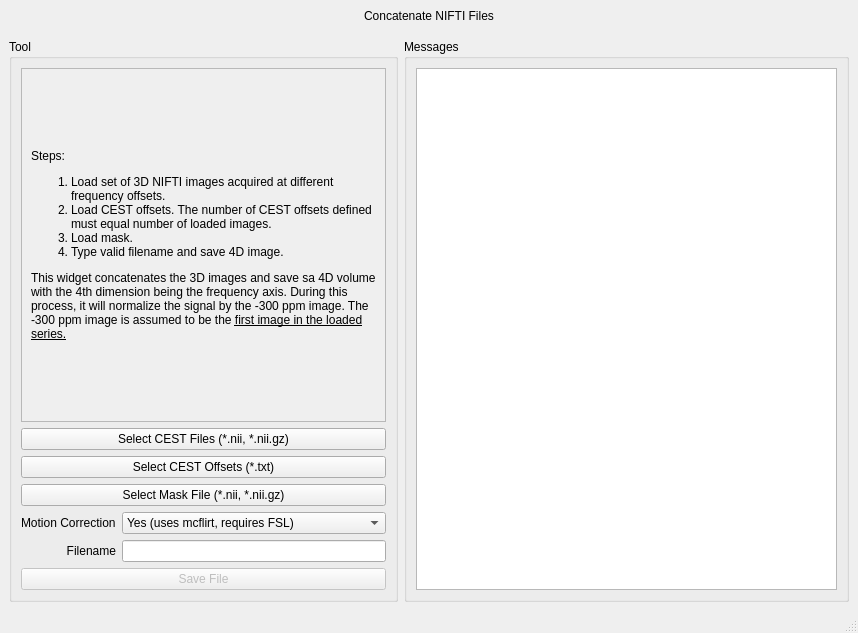
<?xml version="1.0" encoding="UTF-8"?>
<ui version="4.0">
 <class>MainWindow</class>
 <widget class="QMainWindow" name="MainWindow">
  <property name="geometry">
   <rect>
    <x>0</x>
    <y>0</y>
    <width>858</width>
    <height>633</height>
   </rect>
  </property>
  <property name="windowTitle">
   <string>ZESTY Concatenate</string>
  </property>
  <widget class="QWidget" name="centralwidget">
   <layout class="QGridLayout" name="gridLayout">
    <item row="1" column="0" colspan="2">
     <spacer name="verticalSpacer">
      <property name="orientation">
       <enum>Qt::Orientation::Vertical</enum>
      </property>
      <property name="sizeType">
       <enum>QSizePolicy::Policy::Fixed</enum>
      </property>
      <property name="sizeHint" stdset="0">
       <size>
        <width>20</width>
        <height>10</height>
       </size>
      </property>
     </spacer>
    </item>
    <item row="2" column="0">
     <widget class="QGroupBox" name="tool_box">
      <property name="sizePolicy">
       <sizepolicy hsizetype="Fixed" vsizetype="Preferred">
        <horstretch>0</horstretch>
        <verstretch>0</verstretch>
       </sizepolicy>
      </property>
      <property name="minimumSize">
       <size>
        <width>350</width>
        <height>0</height>
       </size>
      </property>
      <property name="title">
       <string>Tool</string>
      </property>
      <layout class="QGridLayout" name="gridLayout_2">
       <item row="6" column="0" colspan="2">
        <widget class="QPushButton" name="SaveFileButton">
         <property name="enabled">
          <bool>false</bool>
         </property>
         <property name="sizePolicy">
          <sizepolicy hsizetype="Preferred" vsizetype="Fixed">
           <horstretch>0</horstretch>
           <verstretch>0</verstretch>
          </sizepolicy>
         </property>
         <property name="text">
          <string>Save File</string>
         </property>
        </widget>
       </item>
       <item row="5" column="1">
        <widget class="QLineEdit" name="FilenameLineEdit">
         <property name="sizePolicy">
          <sizepolicy hsizetype="Expanding" vsizetype="Fixed">
           <horstretch>0</horstretch>
           <verstretch>0</verstretch>
          </sizepolicy>
         </property>
        </widget>
       </item>
       <item row="2" column="0" colspan="2">
        <widget class="QPushButton" name="SelectOffsetsButton">
         <property name="sizePolicy">
          <sizepolicy hsizetype="Preferred" vsizetype="Fixed">
           <horstretch>0</horstretch>
           <verstretch>0</verstretch>
          </sizepolicy>
         </property>
         <property name="text">
          <string>Select CEST Offsets (*.txt)</string>
         </property>
        </widget>
       </item>
       <item row="3" column="0" colspan="2">
        <widget class="QPushButton" name="SelectMaskButton">
         <property name="sizePolicy">
          <sizepolicy hsizetype="Preferred" vsizetype="Fixed">
           <horstretch>0</horstretch>
           <verstretch>0</verstretch>
          </sizepolicy>
         </property>
         <property name="text">
          <string>Select Mask File (*.nii, *.nii.gz)</string>
         </property>
        </widget>
       </item>
       <item row="1" column="0" colspan="2">
        <widget class="QPushButton" name="SelectFilesButton">
         <property name="sizePolicy">
          <sizepolicy hsizetype="Preferred" vsizetype="Fixed">
           <horstretch>0</horstretch>
           <verstretch>0</verstretch>
          </sizepolicy>
         </property>
         <property name="text">
          <string>Select CEST Files (*.nii, *.nii.gz)</string>
         </property>
        </widget>
       </item>
       <item row="5" column="0">
        <widget class="QLabel" name="file_label">
         <property name="sizePolicy">
          <sizepolicy hsizetype="Preferred" vsizetype="Fixed">
           <horstretch>0</horstretch>
           <verstretch>0</verstretch>
          </sizepolicy>
         </property>
         <property name="text">
          <string>Filename</string>
         </property>
         <property name="alignment">
          <set>Qt::AlignmentFlag::AlignRight|Qt::AlignmentFlag::AlignTrailing|Qt::AlignmentFlag::AlignVCenter</set>
         </property>
        </widget>
       </item>
       <item row="0" column="0" colspan="2">
        <widget class="QScrollArea" name="scrollArea">
         <property name="widgetResizable">
          <bool>true</bool>
         </property>
         <widget class="QWidget" name="scrollAreaWidgetContents">
          <property name="geometry">
           <rect>
            <x>0</x>
            <y>0</y>
            <width>409</width>
            <height>314</height>
           </rect>
          </property>
          <layout class="QVBoxLayout" name="verticalLayout">
           <item>
            <widget class="QLabel" name="tool_label">
             <property name="text">
              <string>&lt;html&gt;&lt;head/&gt;&lt;body&gt;&lt;p&gt;Steps:&lt;/p&gt;&lt;ol style=&quot;margin-top: 0px; margin-bottom: 0px; margin-left: 0px; margin-right: 0px; -qt-list-indent: 1;&quot;&gt;&lt;li style=&quot; margin-top:12px; margin-bottom:0px; margin-left:0px; margin-right:0px; -qt-block-indent:0; text-indent:0px;&quot;&gt;Load set of 3D NIFTI images acquired at different frequency offsets. &lt;/li&gt;&lt;li style=&quot; margin-top:0px; margin-bottom:0px; margin-left:0px; margin-right:0px; -qt-block-indent:0; text-indent:0px;&quot;&gt;Load CEST offsets. The number of CEST offsets defined must equal number of loaded images. &lt;/li&gt;&lt;li style=&quot; margin-top:0px; margin-bottom:0px; margin-left:0px; margin-right:0px; -qt-block-indent:0; text-indent:0px;&quot;&gt;Load mask. &lt;/li&gt;&lt;li style=&quot; margin-top:0px; margin-bottom:12px; margin-left:0px; margin-right:0px; -qt-block-indent:0; text-indent:0px;&quot;&gt;Type valid filename and save 4D image. &lt;/li&gt;&lt;/ol&gt;&lt;p&gt;This widget concatenates the 3D images and save sa 4D volume with the 4th dimension being the frequency axis. During this process, it will normalize the signal by the -300 ppm image. The -300 ppm image is assumed to be the &lt;span style=&quot; text-decoration: underline;&quot;&gt;first image in the loaded series.&lt;/span&gt;&lt;/p&gt;&lt;/body&gt;&lt;/html&gt;</string>
             </property>
             <property name="wordWrap">
              <bool>true</bool>
             </property>
            </widget>
           </item>
          </layout>
         </widget>
        </widget>
       </item>
       <item row="4" column="0">
        <widget class="QLabel" name="moco_label">
         <property name="text">
          <string>Motion Correction</string>
         </property>
        </widget>
       </item>
       <item row="4" column="1">
        <widget class="QComboBox" name="MoCoComboBox">
         <item>
          <property name="text">
           <string>Yes (uses mcflirt, requires FSL)</string>
          </property>
         </item>
         <item>
          <property name="text">
           <string>Yes (uses utils/cest_moco.py)</string>
          </property>
         </item>
         <item>
          <property name="text">
           <string>No</string>
          </property>
         </item>
        </widget>
       </item>
      </layout>
     </widget>
    </item>
    <item row="2" column="1">
     <widget class="QGroupBox" name="message_box">
      <property name="sizePolicy">
       <sizepolicy hsizetype="Preferred" vsizetype="Preferred">
        <horstretch>0</horstretch>
        <verstretch>0</verstretch>
       </sizepolicy>
      </property>
      <property name="minimumSize">
       <size>
        <width>0</width>
        <height>0</height>
       </size>
      </property>
      <property name="title">
       <string>Messages</string>
      </property>
      <layout class="QVBoxLayout" name="verticalLayout_3">
       <item>
        <widget class="QTextBrowser" name="ConsoleTextBrowser">
         <property name="lineWrapMode">
          <enum>QTextEdit::LineWrapMode::NoWrap</enum>
         </property>
        </widget>
       </item>
      </layout>
     </widget>
    </item>
    <item row="0" column="0" colspan="2">
     <widget class="QLabel" name="app_title">
      <property name="sizePolicy">
       <sizepolicy hsizetype="Preferred" vsizetype="Fixed">
        <horstretch>0</horstretch>
        <verstretch>0</verstretch>
       </sizepolicy>
      </property>
      <property name="text">
       <string>Concatenate NIFTI Files</string>
      </property>
      <property name="alignment">
       <set>Qt::AlignmentFlag::AlignCenter</set>
      </property>
     </widget>
    </item>
   </layout>
  </widget>
  <widget class="QStatusBar" name="statusbar"/>
 </widget>
 <resources/>
 <connections/>
</ui>
